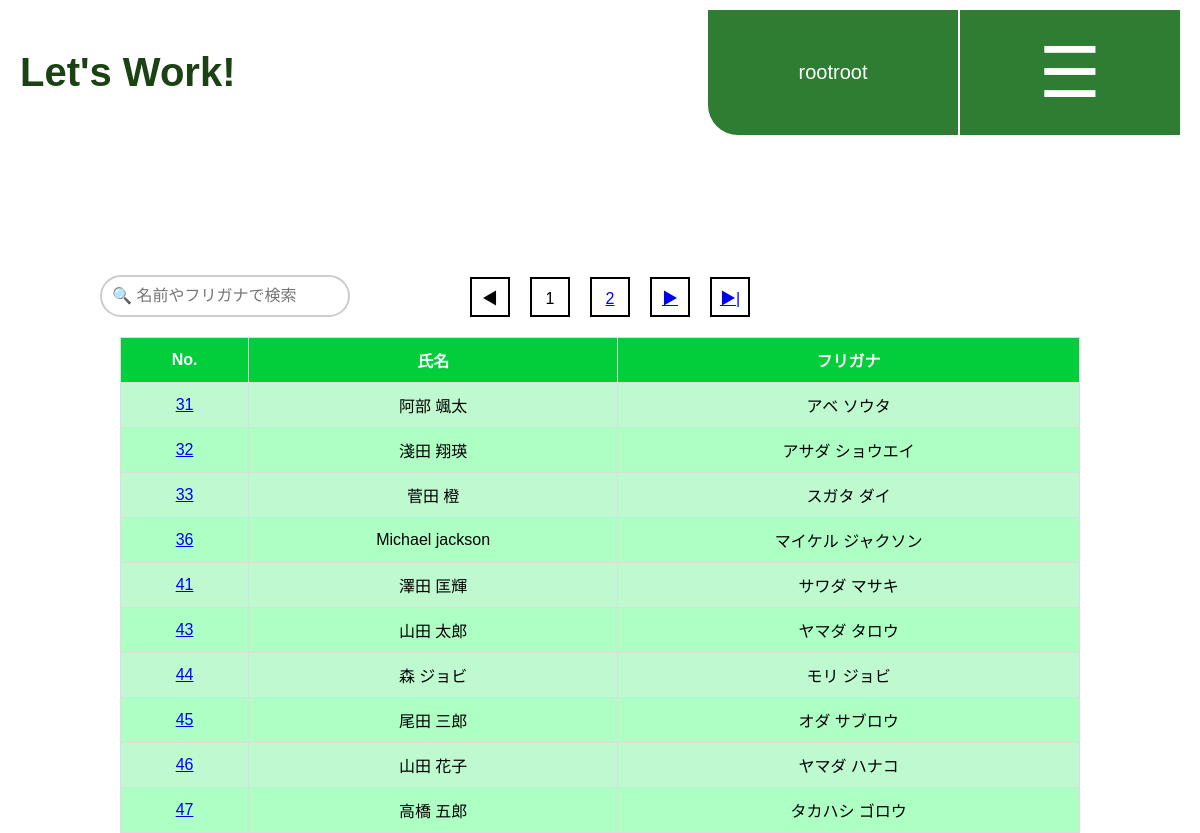
The app's page /letswork/employees/ (signed in) with its own data.
### account/models.py (models this page shows, shortened)
class Account_a(models.Model):
    class Meta:
        db_table = 'account_a'
    a_no = models.IntegerField(verbose_name='No.', primary_key=True)
    a_first = models.CharField(verbose_name='姓', max_length=50)
    a_last = models.CharField(verbose_name='名', max_length=50)
    a_pass = models.CharField(verbose_name='管理者パスワード', max_length=128)
    is_active = models.BooleanField(default=True) #追加
    is_staff = models.BooleanField(default=False)  # 追加
    is_superuser = models.BooleanField(default=False) #追加
    objects = AccountAManager()
    USERNAME_FIELD = 'a_no'

class Account_e(models.Model):
    class Meta:
        db_table = 'account_e'
    e_id = models.AutoField(verbose_name='従業員id', primary_key=True)
    e_first1 = models.CharField(verbose_name='姓', max_length=50)
    e_last1 = models.CharField(verbose_name='名', max_length=50)
    e_first2 = models.CharField(verbose_name='セイ', max_length=50)
    e_last2 = models.CharField(verbose_name='メイ', max_length=50)
    hour = models.IntegerField(verbose_name='時給')

### letswork/views.py (the view, shortened to what this page needs)
# urls.py: path('employees/', views.EmployeeListView.as_view(), name='employee_list'),  # 従業員一覧
class EmployeeListView(View):
    model = Account_e
    template_name = 'letswork/e_list.html'
    paginate_by = 10 #１ページ当たり10件表示
    def get(self, request, *args, **kwargs):
        search_query = request.GET.get('q','')
        employees = self.model.objects.all()
        paginator = Paginator(employees, self.paginate_by)
        page_number = request.GET.get('page')
        page_obj = paginator.get_page(page_number)
        account_admins = Account_a.objects.filter(is_active=True)
        context = {
            'page_obj': page_obj,
            'account_admins': request.user,
        }# Account_a のデータをコンテキストに追加
        return render(request, self.template_name, context)

### templates/letswork/e_list.html (shortened to what this page needs)
<!DOCTYPE html>
<html lang="ja">
<head>
    {% load static %}
    <link rel="stylesheet" href="{% static 'css/e_list.css' %}">
</head>
<body>
    <header>
        <h1>Let's Work!</h1>
        <div class="menu">
            <span class="admin">{{ account_admins.a_first }}{{account_admins.a_last }}</span>
            <div class="dropdown">
                <button class="menu-btn">☰</button>
            </div>
        </div>
    </header>
    <div class="search-container">
        <form method="get" action="{% url 'letswork:employee_list' %}">
            <input type="text" name="q" class="search-box" placeholder="🔍 名前やフリガナで検索" value="{{ search_query }}">
        </form>
    </div>
<div class="pagination">
    {% if page_obj.has_previous %}
        <a href="?page={{ page_obj.previous_page_number }}" class="box1">◀</a>
    {% else %}
        <div class="box1 disabled">◀</div>
    {% endif %}
    {% for num in page_obj.paginator.page_range %}
        {% if num == page_obj.number %}
            <div class="box2 current">{{ num }}</div>
        {% else %}
            <a href="?page={{ num }}" class="box2">{{ num }}</a>
        {% endif %}
    {% endfor %}
    {% if page_obj.has_next %}
        <a href="?page={{ page_obj.next_page_number }}" class="box1">▶</a>
    {% else %}
        <div class="box1 disabled">▶</div>
    {% endif %}
    {% if page_obj.has_next %}
        <a href="?page={{ page_obj.paginator.num_pages }}" class="box1">▶|</a>
    {% else %}
        <div class="box1 disabled">▶|</div>
    {% endif %}
</div>
    {% if page_obj %}
    <table class="employee-table">
        <thead>
            <tr>
                <th>No.</th>
                <th>氏名</th>
                <th>フリガナ</th>
            </tr>
        </thead>
        <tbody>
            {% for employee in page_obj %}
            <tr>
                <td><a href="{% url 'letswork:employee_detail' e_id=employee.e_id %}">{{ employee.e_id }}</a></td>
                <td>{{ employee.e_first1 }} {{ employee.e_last1 }}</td>
                <td>{{ employee.e_first2 }} {{ employee.e_last2 }}</td>
            </tr>
            {% empty %}
            <tr>
                <td colspan="3">該当する従業員が見つかりませんでした。</td>
            </tr>
            {% endfor %}
        </tbody>
    </table>
    {% else %}
    <p style="text-align: center; margin-top: 20px;">表示する従業員データがありません。</p>
    {% endif %}
</body>
</html>

### static/css/e_list.css (style rules this page uses)
* { margin: 0; padding: 0; box-sizing: border-box; }
body { font-family: Arial, sans-serif; }
header { display: flex; justify-content: space-between; align-items: center; color: #1A4213; padding: 10px 20px; }
header h1 { margin: 0; }
.menu { display: flex; align-items: center; }
.menu span { font-size: 150px; color: white; background-color: #2E7D32; border-radius: 0px 0px 0px 30px; width: 250px; height: 125px; display: flex; align-items: center; justify-content: center; margin-right: 1px; text-align: center; }
.dropdown { position: relative; }
.menu-btn { background-color: #2E7D32; color: white; border: none; font-size: 180px; width: 220px; height: 125px; cursor: pointer; }
header h1 { font-size: 40px; }
.menu span { font-size: 20px; background-color: #2E7D32; padding: 15px; border-radius: 0px 0px 0px 30px; color: white; }
.menu-btn { background-color: #2E7D32; color: white; border: none; font-size: 70px; margin-left: 1px; cursor: pointer; }
.search-container { text-align: center; margin-top: 130px; margin-bottom: -60px; }
.search-box { padding: 10px; border: 2px solid #ccc; border-radius: 50px; width: 250px; font-size: 16px; margin-right: 750px; }
.pagination { display: flex; justify-content: center; align-items: center; margin: 20px 0; }
.box1, .box2 { width: 40px; height: 40px; background-color: white; border: 2px solid black; text-align: center; line-height: 40px; margin-left: 20px; }
table { width: 80%; margin: 0 auto; border-collapse: collapse; }
th, td { padding: 10px; text-align: center; border: 1px solid #ddd; }
th { background-color: #02CD3B; color: white; }
tr:nth-child(odd) { background-color: #BFF9CF; }
tr:nth-child(even) { background-color: #ADFFC4; }

### records on screen
Account_a: a_first "root", a_last "root"
Account_e: e_id "31", e_first1 "阿部", e_last1 "颯太", e_first2 "アベ", e_last2 "ソウタ"
Account_e: e_id "32", e_first1 "淺田", e_last1 "翔瑛", e_first2 "アサダ", e_last2 "ショウエイ"
Account_e: e_id "33", e_first1 "菅田", e_last1 "橙", e_first2 "スガタ", e_last2 "ダイ"
Account_e: e_id "36", e_first1 "Michael", e_last1 "jackson", e_first2 "マイケル", e_last2 "ジャクソン"
Account_e: e_id "41", e_first1 "澤田", e_last1 "匡輝", e_first2 "サワダ", e_last2 "マサキ"
Account_e: e_id "43", e_first1 "山田", e_last1 "太郎", e_first2 "ヤマダ", e_last2 "タロウ"
Account_e: e_id "44", e_first1 "森", e_last1 "ジョビ", e_first2 "モリ", e_last2 "ジョビ"
Account_e: e_id "45", e_first1 "尾田", e_last1 "三郎", e_first2 "オダ", e_last2 "サブロウ"
Account_e: e_id "46", e_first1 "山田", e_last1 "花子", e_first2 "ヤマダ", e_last2 "ハナコ"
Account_e: e_id "47", e_first1 "高橋", e_last1 "五郎", e_first2 "タカハシ", e_last2 "ゴロウ"

### other values on screen
{{ num }} "1"
{{ num }} "2"
